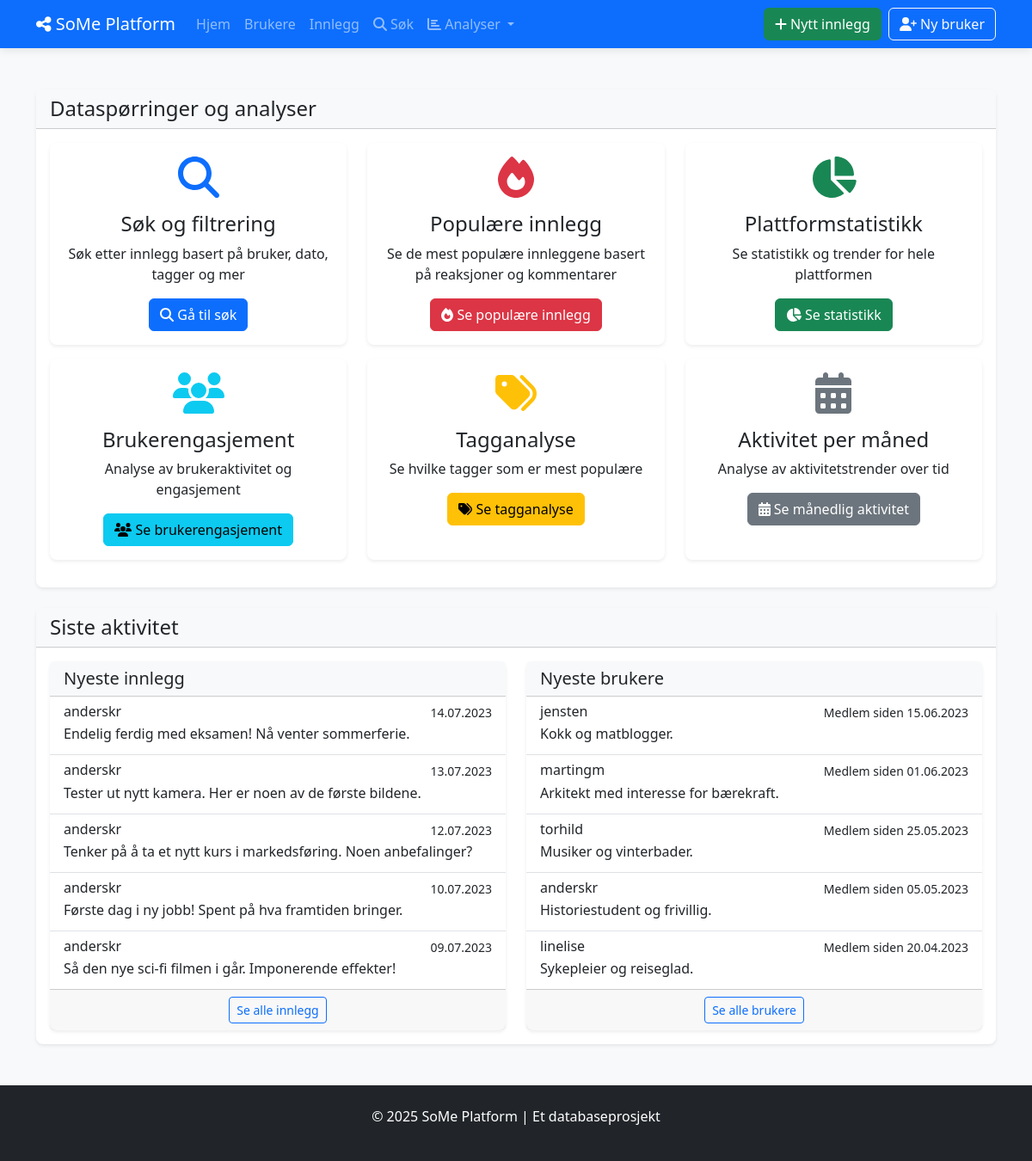
The app's page /, older data.
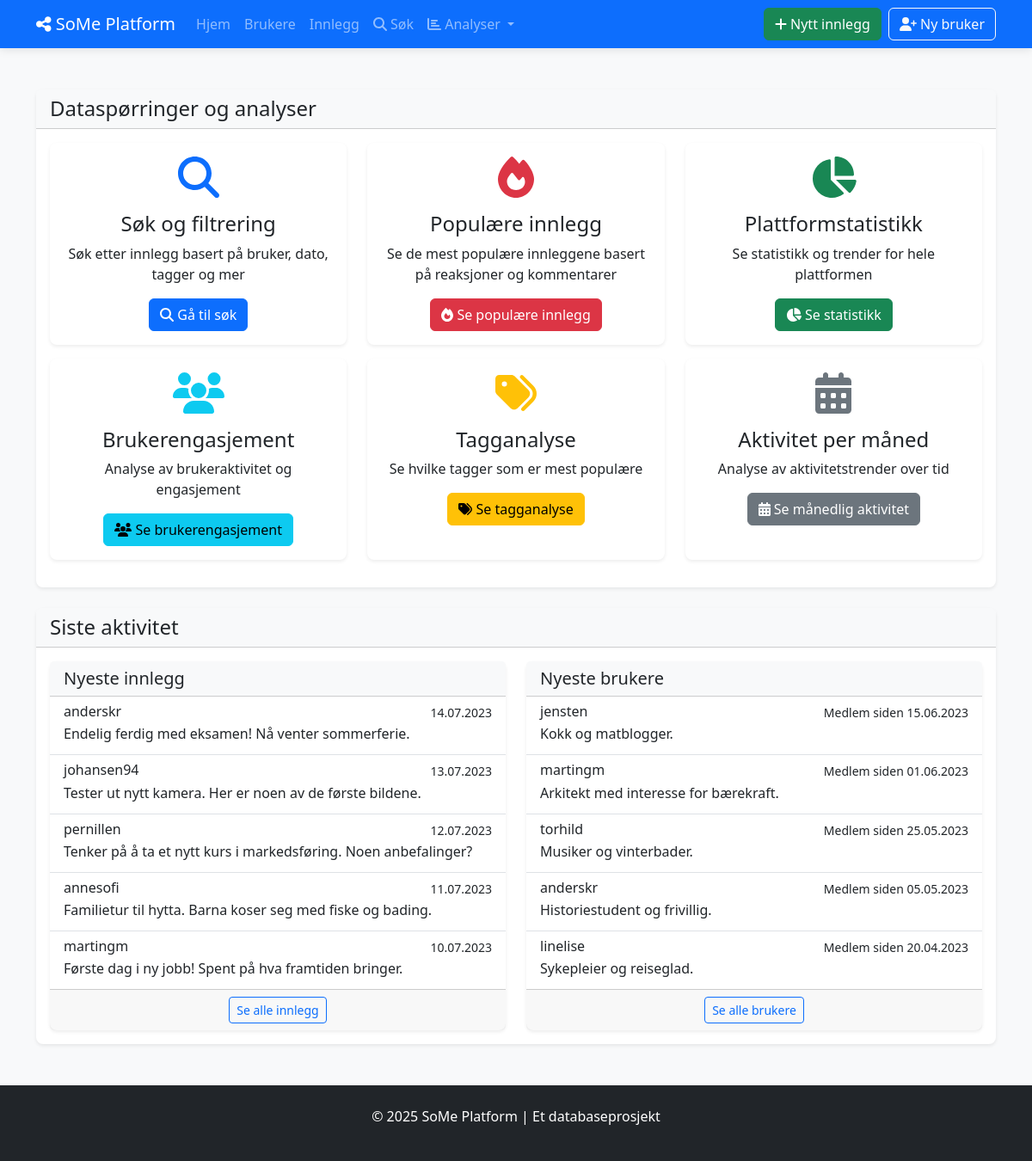
The same page, newer data.
### tables this page shows
CREATE TABLE INNLEGG (
            innlegg_id INTEGER PRIMARY KEY AUTOINCREMENT,
            innhold TEXT NOT NULL,
            opprettet_dato DATETIME NOT NULL DEFAULT CURRENT_TIMESTAMP,
            oppdatert_dato DATETIME DEFAULT CURRENT_TIMESTAMP,
            synlighet TEXT NOT NULL DEFAULT 'offentlig',
            bruker_id INTEGER NOT NULL,
            FOREIGN KEY (bruker_id) REFERENCES BRUKERE(bruker_id) ON DELETE CASCADE
        );

CREATE TABLE BRUKERE (
            bruker_id INTEGER PRIMARY KEY AUTOINCREMENT,
            brukernavn TEXT NOT NULL UNIQUE,
            epost TEXT NOT NULL UNIQUE,
            passord_hash TEXT NOT NULL,
            profilbilde TEXT,
            bio TEXT,
            registrerings_dato DATE NOT NULL DEFAULT CURRENT_DATE,
            fødselsdato DATE,
            status TEXT DEFAULT 'aktiv'
        );

### social_media_app/app.py (the view)
@app.route('/')
def index():
    with Database() as db:
        newest_posts = db.fetchall("""
            SELECT i.*, b.brukernavn
            FROM INNLEGG i
            JOIN BRUKERE b ON i.bruker_id = b.bruker_id
            ORDER BY i.opprettet_dato DESC LIMIT 5
        """)
        newest_posts = [format_date_fields(post, ['opprettet_dato', 'oppdatert_dato']) for post in newest_posts]
        newest_users = db.fetchall("""
            SELECT * FROM BRUKERE
            ORDER BY registrerings_dato DESC LIMIT 5
        """)
        newest_users = [format_date_fields(user, ['registrerings_dato', 'fødselsdato']) for user in newest_users]
    return render_template('index.html', newest_posts=newest_posts, newest_users=newest_users)

### social_media_app/app.py (called while the page is built)
def format_date_fields(item, date_fields=None):
    if not item:
        return None
    if not isinstance(item, dict):
        item = dict(item)
    if date_fields:
        for field in date_fields:
            if field in item and item[field] and isinstance(item[field], str):
                try:
                    item[field] = datetime.strptime(item[field], '%Y-%m-%d %H:%M:%S')
                except (ValueError, TypeError):
                    try:
                        item[field] = datetime.strptime(item[field], '%Y-%m-%d')
                    except (ValueError, TypeError):
                        pass  # Keep original if parsing fails
    return item

### social_media_app/db_config.py (called while the page is built)
    def __enter__(self):
        return self

    def __exit__(self, exc_type, exc_val, exc_tb):
        self.cursor.close()
        if self.conn:
            self.conn.close()

    def fetchall(self, sql, params=None):
        self.cursor.execute(sql, params or ())
        return self.cursor.fetchall()

### social_media_app/templates/index.html (shortened to what the changed rows need)
{% extends "base.html" %}
{% block content %}
<div class="row justify-content-center mt-4">
    <div class="col-md-12">
        <div class="card shadow-sm">
            <div class="card-header bg-light">
                <h2 class="h4 mb-0">Dataspørringer og analyser</h2>
            </div>
        </div>
    </div>
</div>
<div class="row mt-4">
    <div class="col-md-12">
        <div class="card shadow-sm">
            <div class="card-header bg-light">
                <h2 class="h4 mb-0">Siste aktivitet</h2>
            </div>
            <div class="card-body">
                <div class="row">
                    <div class="col-md-6">
                        <div class="card border-0 shadow-sm h-100">
                            <div class="card-body p-0">
                                <div class="list-group list-group-flush">
                                    {% for post in newest_posts %}
                                    <a href="{{ url_for('view_post', post_id=post.innlegg_id) }}" class="list-group-item list-group-item-action">
                                        <div class="d-flex w-100 justify-content-between">
                                            <h6 class="mb-1">{{ post.brukernavn }}</h6>
                                            <small>{{ post.opprettet_dato.strftime('%d.%m.%Y') }}</small>
                                        </div>
                                        <p class="mb-1 text-truncate">{{ post.innhold }}</p>
                                    </a>
                                    {% else %}
                                    <div class="list-group-item text-center text-muted">
                                        Ingen innlegg funnet
                                    </div>
                                    {% endfor %}
                                </div>
                            </div>
                        </div>
                    </div>
                    <div class="col-md-6">
                        <div class="card border-0 shadow-sm h-100">
                            <div class="card-body p-0">
                                <div class="list-group list-group-flush">
                                    {% for user in newest_users %}
                                    <a href="{{ url_for('view_user', user_id=user.bruker_id) }}" class="list-group-item list-group-item-action">
                                        <div class="d-flex w-100 justify-content-between">
                                            <h6 class="mb-1">{{ user.brukernavn }}</h6>
                                            <small>Medlem siden {{ user.registrerings_dato.strftime('%d.%m.%Y') }}</small>
                                        </div>
                                        <p class="mb-1 text-truncate">{{ user.bio }}</p>
                                    </a>
                                    {% else %}
                                    <div class="list-group-item text-center text-muted">
                                        Ingen brukere funnet
                                    </div>
                                    {% endfor %}
                                </div>
                            </div>
                        </div>
                    </div>
                </div>
            </div>
        </div>
    </div>
</div>
{% endblock %}

Row changes from the older to the newer data that the page shows:
removed INNLEGG: brukernavn "anderskr", opprettet_dato "13.07.2023", innhold "Tester ut nytt kamera. Her er noen av de første bildene."
removed INNLEGG: brukernavn "anderskr", opprettet_dato "12.07.2023", innhold "Tenker på å ta et nytt kurs i markedsføring. Noen anbefalinger?"
removed INNLEGG: brukernavn "anderskr", opprettet_dato "10.07.2023", innhold "Første dag i ny jobb! Spent på hva framtiden bringer."
removed INNLEGG: brukernavn "anderskr", opprettet_dato "09.07.2023", innhold "Så den nye sci-fi filmen i går. Imponerende effekter!"
added INNLEGG: brukernavn "johansen94", opprettet_dato "13.07.2023", innhold "Tester ut nytt kamera. Her er noen av de første bildene."
added INNLEGG: brukernavn "pernillen", opprettet_dato "12.07.2023", innhold "Tenker på å ta et nytt kurs i markedsføring. Noen anbefalinger?"
added INNLEGG: brukernavn "annesofi", opprettet_dato "11.07.2023", innhold "Familietur til hytta. Barna koser seg med fiske og bading."
added INNLEGG: brukernavn "martingm", opprettet_dato "10.07.2023", innhold "Første dag i ny jobb! Spent på hva framtiden bringer."
